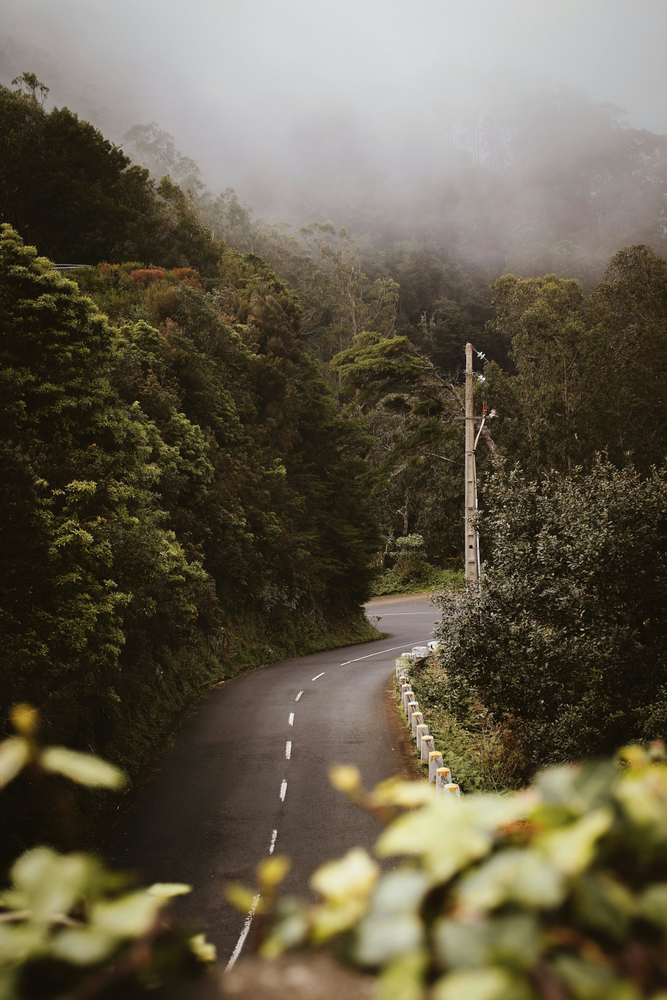
#> input picture example1.png, 667 x 1000 px, shrunk from 1000 x 1500 before the run
$ python chapterOne.py
#> lines starting #> are read from the running program, lines starting #| are printed output that depends on the picture
from PIL import Image

print("### START Kapitel 1 ###")

originalJPG = Image.open("example1.png")
#> originalJPG is the input picture: PIL image 667x1000 RGB; mean R, G, B 97.8, 90.3, 72.4
size = originalJPG.size
#> size = (667, 1000)
original = originalJPG.load()
newImage = Image.new(mode="RGB", size=size)
#> newImage: PIL image 667x1000 RGB; every value is 0
newPixel = newImage.load()
for x in range(size[0]):
    for y in range(size[1]):
        r, g, b = original[x, y]
        grey = int((r + g + b) / 3.0)
        newPixel[x, y] = (grey, grey, grey)

newImage.save("newImage.png")
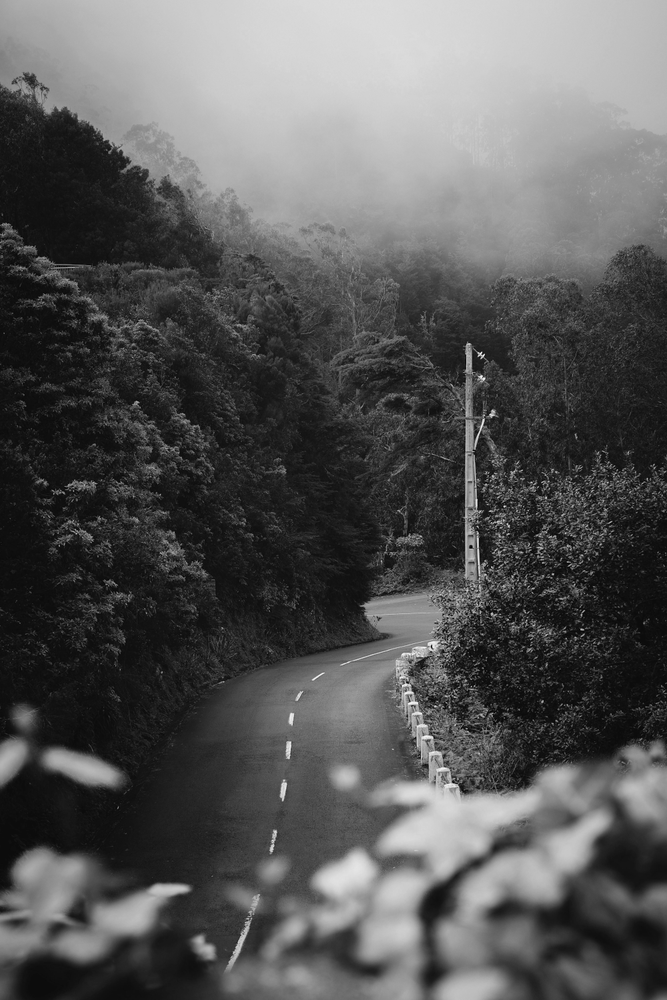
#> saved as newImage.png: PIL image 667x1000 RGB; min 0, max 252, mean 86.5
print("### ENDE ###")
